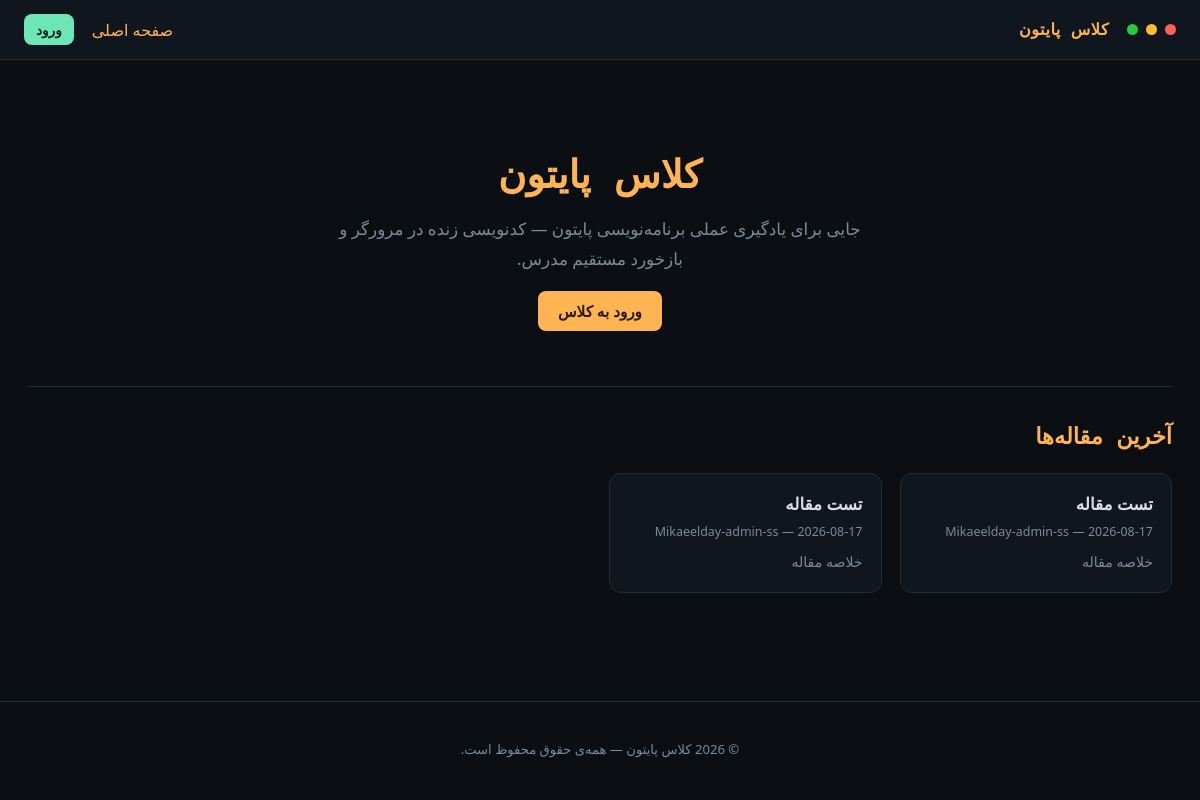
The app's page /, older data.
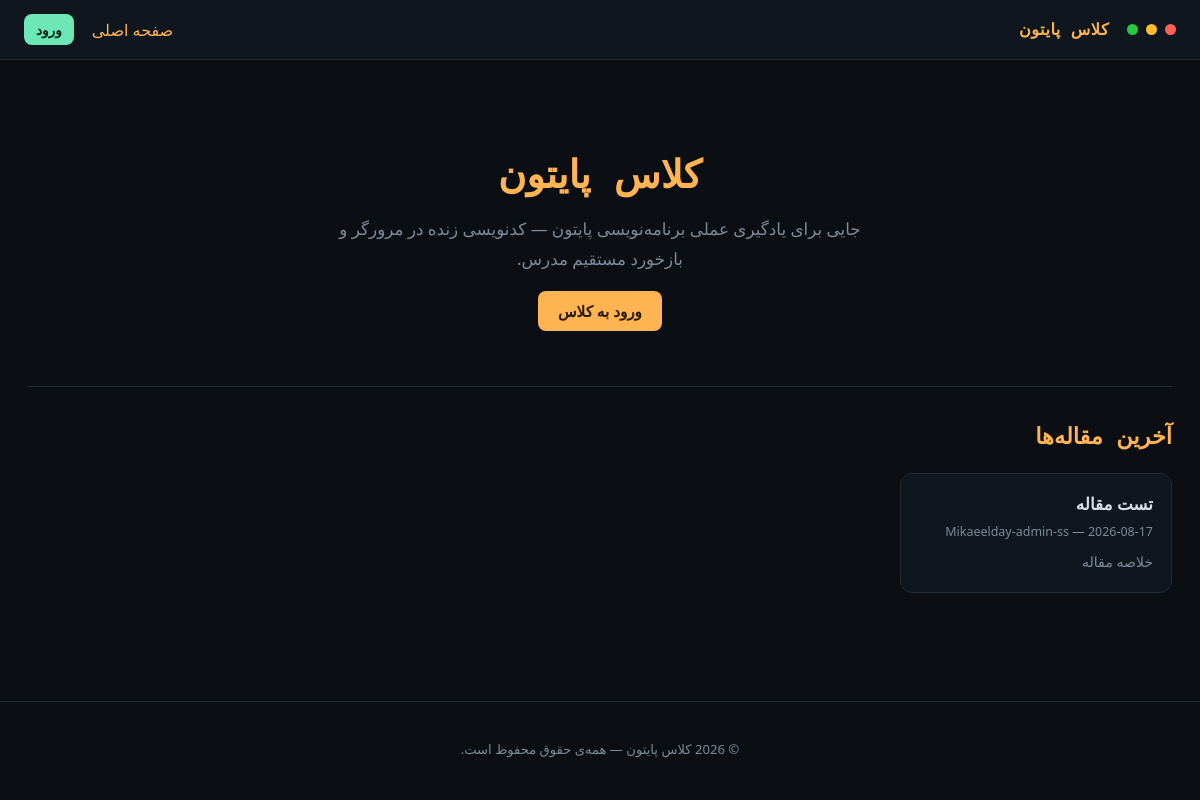
The same page, newer data.
### core/models.py (models this page shows, shortened)
class Article(models.Model):
    title = models.CharField("عنوان", max_length=200)
    slug = models.SlugField("نامک", max_length=220, unique=True, blank=True)
    summary = models.CharField("خلاصه", max_length=300, blank=True)
    content = models.TextField("متن مقاله")
    author = models.ForeignKey(
        settings.AUTH_USER_MODEL,
        on_delete=models.SET_NULL,
        null=True,
        related_name="articles",
        verbose_name="نویسنده",
    )
    published = models.BooleanField("منتشرشده", default=True)
    created_at = models.DateTimeField("تاریخ انتشار", auto_now_add=True)
    updated_at = models.DateTimeField("آخرین ویرایش", auto_now=True)
    class Meta:
        ordering = ["-created_at"]
        verbose_name = "مقاله"
        verbose_name_plural = "مقالات"

### core/views.py (the view)
# urls.py: path("", views.home, name="home"),
def home(request):
    articles_qs = Article.objects.filter(published=True)
    paginator = Paginator(articles_qs, 6)  # ۶ مقاله در هر صفحه
    page_number = request.GET.get("page")
    articles = paginator.get_page(page_number)
    return render(request, "core/home.html", {"articles": articles})

### core/templates/core/home.html (shortened to what this page needs)
{% extends "core/base.html" %}
{% block content %}
    <section class="hero">
        <h1 class="hero__title">کلاس پایتون</h1>
        <p class="hero__subtitle">جایی برای یادگیری عملی برنامه‌نویسی پایتون — کدنویسی زنده در مرورگر و بازخورد مستقیم
            مدرس.</p>
        {% if not user.is_authenticated %}
            <a href="{% url 'login' %}" class="btn btn--accent">ورود به کلاس</a>
        {% endif %}
    </section>
    <section class="articles-section">
        <h2 class="page-heading">آخرین مقاله‌ها</h2>
        {% if articles %}
            <div class="article-grid">
                {% for article in articles %}
                    <article class="article-card">
                        <h3 class="article-card__title">
                            <a href="{% url 'article_detail' article.slug %}">{{ article.title }}</a>
                        </h3>
                        <p class="article-card__meta">
                            {{ article.author.username|default:"ناشناس" }} — {{ article.created_at|date:"Y-m-d" }}
                        </p>
                        {% if article.summary %}
                            <p class="article-card__summary">{{ article.summary }}</p>
                        {% endif %}
                    </article>
                {% endfor %}
            </div>
        {% else %}
            <p class="sidebar__empty">هنوز هیچ مقاله‌ای منتشر نشده.</p>
        {% endif %}
    </section>
{% endblock %}

Row changes from the older to the newer data that the page shows:
removed Article: title "تست مقاله", author.username "Mikaeelday-admin-ss", created_at "2026-08-17", summary "خلاصه مقاله"
